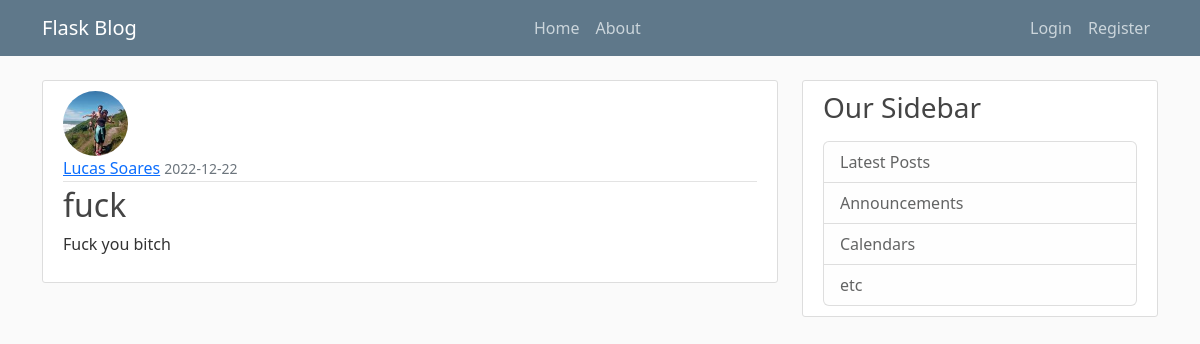
Screenshot of /post/2 with the database file from the repository.
### flaskblog/models.py (models this page shows, shortened)
class User(db.Model, UserMixin):
    id = db.Column(db.Integer, primary_key=True)
    username = db.Column(db.String(20), unique=True, nullable=False)
    email = db.Column(db.String(120), unique=True, nullable=False)
    image_file = db.Column(db.String(20), nullable=False, default='default.jpg')
    password = db.Column(db.String(60), nullable=False)
    post = db.relationship('Post', backref='author', lazy=True)

class Post(db.Model):
    id = db.Column(db.Integer, primary_key=True)
    title = db.Column(db.String(100), nullable=False)
    date_posted = db.Column(db.DateTime, nullable=False, default=datetime.utcnow)
    content = db.Column(db.Text, nullable=False)
    user_id = db.Column(db.Integer, db.ForeignKey('user.id'), nullable=False)

### flaskblog/routs.py (the view)
@app.route("/post/<int:post_id>")
def post(post_id):
    post = Post.query.get_or_404(post_id)
    return render_template('post.html', title=post.title, post=post)

### flaskblog/templates/post.html (shortened to what this page needs)
{% extends "layout.html" %}
{% block content %}
    <article class="media content-section">
        <img class="rounded-circle article-img" src="{{ url_for('static', filename='profile_pics/' + post.author.image_file) }}">
        <div class="media-body">
            <div class="article-metadata">
                <a class="mr-2" href="#">{{ post.author.username }}</a>
                <small class="text-muted">{{ post.date_posted.strftime('%Y-%m-%d') }}</small>
            </div>
            <h2 class="article-title">{{ post.title }}</h2>
            <p class="article-content">{{ post.content }}</p>
        </div>
    </article>
{% endblock content %}

### flaskblog/static/main.css (style rules this page uses)
body { background: #fafafa; color: #333333; margin-top: 5rem; }
h1, h2, h3, h4, h5, h6 { color: #444444; }
.content-section { background: #ffffff; padding: 10px 20px; border: 1px solid #dddddd; border-radius: 3px; margin-bottom: 20px; }
.article-title { color: #444444; }
.article-content { white-space: pre-line; }
.article-img { height: 65px; width: 65px; margin-right: 16px; }
.article-metadata { padding-bottom: 1px; margin-bottom: 4px; border-bottom: 1px solid #e3e3e3 }

### rows the page displays
User: image_file (picture), author.username "Lucas Soares"
Post: date_posted "2022-12-22", title "fuck", content "Fuck you bitch"
